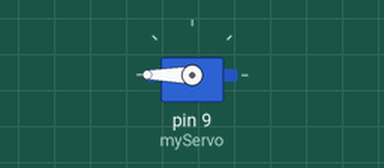
Simulated run of this sketch. Board: Arduino Uno, built with avr-gcc and run on an emulated ATmega328P. Parts: servo.

Above: at 0.05 s.
Timing chart, 0 to 3.0 s (numbered marks = the images above):
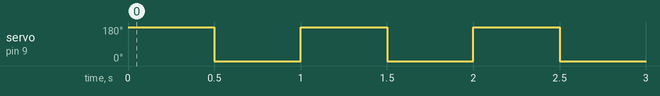

Measured:
- by itself, servo on pin 9 (myServo): alternates 180° for 0.50 s and 0° for 0.50 s

The sketch:

PiggyBank.ino
```cpp
#include <Servo.h>

Servo myServo;

const int IR_PIN_1 = 6;
const int IR_PIN_2 = 5;
const int IR_PIN_3 = 4;
const int IR_PIN_4 = 3;
const int IR_PIN_5 = 2;

unsigned long lastTriggerTime = 0;
unsigned long debounceDelay = 200;

void setup() {
  // put your setup code here, to run once:
  Serial.begin(9600);
  pinMode(IR_PIN_1, INPUT);
  pinMode(IR_PIN_2, INPUT);
  pinMode(IR_PIN_3, INPUT);
  pinMode(IR_PIN_4, INPUT);
  pinMode(IR_PIN_5, INPUT);

  myServo.attach(9);

  // pinMode(trigPin, OUTPUT);
  // pinMode(echoPin, INPUT);
}

void loop() {
  // // put your main code here, to run repeatedly:
  // if (digitalRead(IR_PIN_1) == LOW) {
  //   unsigned long currentMillis = millis();
  //   if (currentMillis - lastTriggerTime > debounceDelay) {
  //     lastTriggerTime = currentMillis;
  //     Serial.println("$2");
  //   }
  // }

  // if (digitalRead(IR_PIN_2) == LOW) {
  //   unsigned long currentMillis = millis();
  //   if (currentMillis - lastTriggerTime > debounceDelay) {
  //     lastTriggerTime = currentMillis;
  //     Serial.println("$1");
  //   }
  // }
  // if (digitalRead(IR_PIN_3) == LOW) {
  //   unsigned long currentMillis = millis();
  //   if (currentMillis - lastTriggerTime > debounceDelay) {
  //     lastTriggerTime = currentMillis;
  //     Serial.println("$0.25");
  //   }
  // }
  // if (digitalRead(IR_PIN_4) == LOW) {
  //   unsigned long currentMillis = millis();
  //   if (currentMillis - lastTriggerTime > debounceDelay) {
  //     lastTriggerTime = currentMillis;
  //     Serial.println("$0.05");
  //   }
  // }
  // if (digitalRead(IR_PIN_5) == LOW) {
  //   unsigned long currentMillis = millis();
  //   if (currentMillis - lastTriggerTime > debounceDelay) {
  //     lastTriggerTime = currentMillis;
  //     Serial.println("$0.1");
  //   }
  // }

  // if (Serial.available()) {
  //   myServo.write(Serial.read());
  // }

  myServo.write(180);
  delay(500);
  myServo.write(0);
  delay(500);

  // delay(50);
}
```
